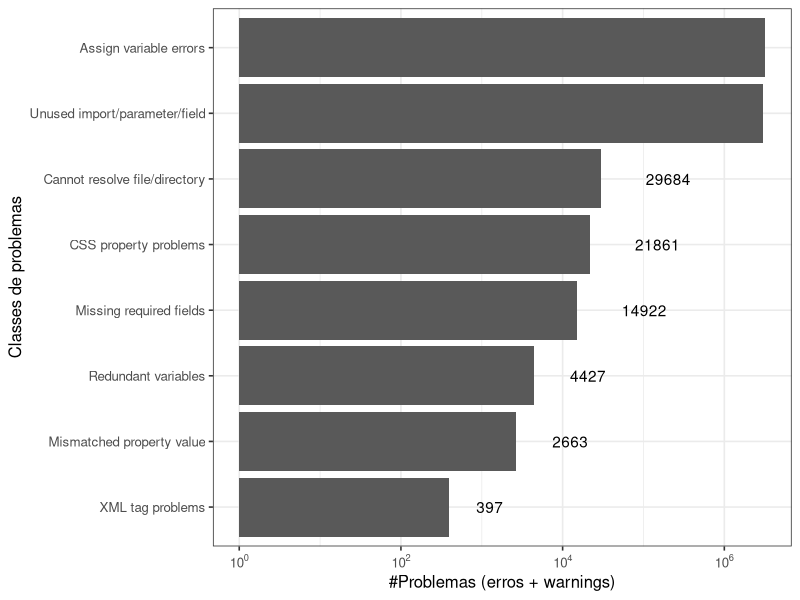

Recreate this plot in R.
library(ggplot2)

#Path to the main folder
setwd("C:\\Users\\lesandrop\\Documents\\GitHub\\TCC")

df <- data.frame(qproblemas=c(397,2663,29684,3220398,4427,14922,2995809,21861),
                 classe=c('XML tag problems','Mismatched property value','Cannot resolve file/directory','Assign variable errors','Redundant variables','Missing required fields','Unused import/parameter/field','CSS property problems'))


p <- ggplot(data=df, aes(x=reorder(classe,qproblemas), y=qproblemas)) +
  geom_bar(stat="identity") +
  geom_text(stat="identity", aes(label=qproblemas),  hjust=-1) + 
  theme_bw(base_size = 12) + 
  scale_y_log10(breaks = scales::trans_breaks("log10", function(x) 10^x),
   labels = scales::trans_format("log10", scales::math_format(10^.x))) +
  xlab("Classes de problemas") +
  ylab("#Problemas (erros + warnings)")


pdf("Figuras/ProblemasPorClasse.pdf", width = 7, height = 3)
plot(p + coord_flip())
dev.off()